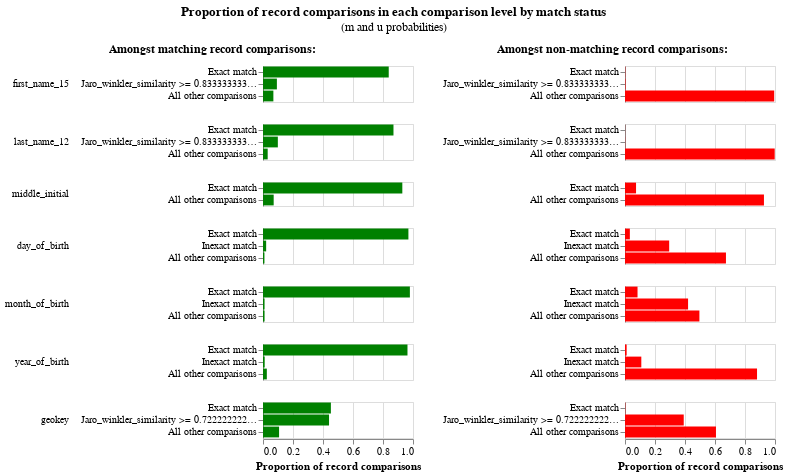

Notebook source saved alongside this figure:
### Code cell
linker.m_u_parameters_chart()

### Figure 1 — Vega-Lite specification as saved in the notebook (floating-point values rounded to 4 significant figures)
{"config": {"view": {"continuousWidth": 300, "continuousHeight": 300, "discreteHeight": 300, "discreteWidth": 400}, "header": {"title": null}, "title": {"anchor": "middle", "offset": 10}}, "hconcat": [{"mark": "bar", "encoding": {"color": {"value": "green"}, "row": {"field": "comparison_name", "header": {"labelAlign": "left", "labelAnchor": "middle", "labelAngle": 0}, "sort": {"field": "comparison_sort_order"}, "type": "nominal"}, "tooltip": [{"field": "m_probability_description", "title": "m probability description", "type": "nominal"}, {"field": "comparison_name", "title": "Comparison column name", "type": "nominal"}, {"field": "label_for_charts", "title": "Label", "type": "ordinal"}, {"field": "sql_condition", "title": "SQL condition", "type": "nominal"}, {"field": "m_probability", "format": ".4p", "title": "m probability", "type": "quantitative"}, {"field": "u_probability", "format": ".4p", "title": "u probability", "type": "quantitative"}, {"field": "bayes_factor", "format": ",.4f", "title": "Bayes factor = m/u", "type": "quantitative"}, {"field": "log2_bayes_factor", "format": ",.4f", "title": "Match weight = log2(m/u)", "type": "quantitative"}], "x": {"axis": {"title": "Proportion of record comparisons"}, "field": "m_probability", "type": "quantitative"}, "y": {"axis": {"title": null}, "field": "label_for_charts", "sort": {"field": "comparison_vector_value", "order": "descending"}, "type": "nominal"}}, "height": {"step": 12}, "resolve": {"scale": {"y": "independent"}}, "title": {"text": "Amongst matching record comparisons:", "fontSize": 12, "fontWeight": "bold"}, "transform": [{"filter": "(datum.bayes_factor != 'no-op filter due to vega lite issue 4680')"}], "width": 150}, {"mark": "bar", "encoding": {"color": {"value": "red"}, "row": {"field": "comparison_name", "header": {"labels": false}, "sort": {"field": "comparison_sort_order"}, "type": "nominal"}, "tooltip": [{"field": "u_probability_description", "title": "u probability description", "type": "nominal"}, {"field": "comparison_name", "title": "Comparison column name", "type": "nominal"}, {"field": "label_for_charts", "title": "Label", "type": "ordinal"}, {"field": "sql_condition", "title": "SQL condition", "type": "nominal"}, {"field": "m_probability", "format": ".4p", "title": "m probability", "type": "quantitative"}, {"field": "u_probability", "format": ".4p", "title": "u probability", "type": "quantitative"}, {"field": "bayes_factor", "format": ",.4f", "title": "Bayes factor = m/u", "type": "quantitative"}, {"field": "log2_bayes_factor", "format": ",.4f", "title": "Match weight = log2(m/u)", "type": "quantitative"}], "x": {"axis": {"title": "Proportion of record comparisons"}, "field": "u_probability", "type": "quantitative"}, "y": {"axis": {"title": null}, "field": "label_for_charts", "sort": {"field": "comparison_vector_value", "order": "descending"}, "type": "nominal"}}, "height": {"step": 12}, "resolve": {"scale": {"y": "independent"}}, "title": {"text": "Amongst non-matching record comparisons:", "fontSize": 12, "fontWeight": "bold"}, "transform": [{"filter": "(datum.bayes_factor != 'no-op filter2 due to vega lite issue 4680')"}], "width": 150}], "data": {"name": "data-3d969497b8addf24c19e11d1f8c5d297"}, "title": {"text": "Proportion of record comparisons in each comparison level by match status", "subtitle": "(m and u probabilities)"}, "$schema": "https://vega.github.io/schema/vega-lite/v5.9.3.json", "datasets": {"data-3d969497b8addf24c19e11d1f8c5d297": [{"comparison_name": "first_name_15", "sql_condition": "\"first_name_15_l\" = \"first_name_15_r\"", "label_for_charts": "Exact match", "m_probability": 0.8383, "u_probability": 0.001924, "m_probability_description": "Amongst matching record comparisons, 83.83% of records are in the exact match comparison level", "u_probability_description": "Amongst non-matching record comparisons, 0.19% of records are in the exact match comparison level", "has_tf_adjustments": false, "tf_adjustment_column": null, "tf_adjustment_weight": 1.0, "is_null_level": false, "bayes_factor": 435.8, "log2_bayes_factor": 8.767, "comparison_vector_value": 2, "max_comparison_vector_value": 2, "bayes_factor_description": "If comparison level is `exact match` then comparison is 435.77 times more likely to be a match", "probability_two_random_records_match": 1.412e-05, "comparison_sort_order": 0}, {"comparison_name": "first_name_15", "sql_condition": "jaro_winkler_similarity(\"first_name_15_l\", \"first_name_15_r\") >= 0.8333333333333334", "label_for_charts": "Jaro_winkler_similarity >= 0.8333333333333334", "m_probability": 0.09258, "u_probability": 0.003391, "m_probability_description": "Amongst matching record comparisons, 9.26% of records are in the jaro_winkler_similarity >= 0.8333333333333334 comparison level", "u_probability_description": "Amongst non-matching record comparisons, 0.34% of records are in the jaro_winkler_similarity >= 0.8333333333333334 comparison level", "has_tf_adjustments": false, "tf_adjustment_column": null, "tf_adjustment_weight": 1.0, "is_null_level": false, "bayes_factor": 27.3, "log2_bayes_factor": 4.771, "comparison_vector_value": 1, "max_comparison_vector_value": 2, "bayes_factor_description": "If comparison level is `jaro_winkler_similarity >= 0.8333333333333334` then comparison is 27.30 times more likely to be a match", "probability_two_random_records_match": 1.412e-05, "comparison_sort_order": 0}, {"comparison_name": "first_name_15", "sql_condition": "ELSE", "label_for_charts": "All other comparisons", "m_probability": 0.06916, "u_probability": 0.9947, "m_probability_description": "Amongst matching record comparisons, 6.92% of records are in the all other comparisons comparison level", "u_probability_description": "Amongst non-matching record comparisons, 99.47% of records are in the all other comparisons comparison level", "has_tf_adjustments": false, "tf_adjustment_column": null, "tf_adjustment_weight": 1.0, "is_null_level": false, "bayes_factor": 0.06953, "log2_bayes_factor": -3.846, "comparison_vector_value": 0, "max_comparison_vector_value": 2, "bayes_factor_description": "If comparison level is `all other comparisons` then comparison is  14.38 times less likely to be a match", "probability_two_random_records_match": 1.412e-05, "comparison_sort_order": 0}, {"comparison_name": "last_name_12", "sql_condition": "\"last_name_12_l\" = \"last_name_12_r\"", "label_for_charts": "Exact match", "m_probability": 0.8698, "u_probability": 0.0006771, "m_probability_description": "Amongst matching record comparisons, 86.98% of records are in the exact match comparison level", "u_probability_description": "Amongst non-matching record comparisons, 0.07% of records are in the exact match comparison level", "has_tf_adjustments": false, "tf_adjustment_column": null, "tf_adjustment_weight": 1.0, "is_null_level": false, "bayes_factor": 1285.0, "log2_bayes_factor": 10.33, "comparison_vector_value": 2, "max_comparison_vector_value": 2, "bayes_factor_description": "If comparison level is `exact match` then comparison is 1,284.71 times more likely to be a match", "probability_two_random_records_match": 1.412e-05, "comparison_sort_order": 1}, {"comparison_name": "last_name_12", "sql_condition": "jaro_winkler_similarity(\"last_name_12_l\", \"last_name_12_r\") >= 0.8333333333333334", "label_for_charts": "Jaro_winkler_similarity >= 0.8333333333333334", "m_probability": 0.09896, "u_probability": 0.001321, "m_probability_description": "Amongst matching record comparisons, 9.90% of records are in the jaro_winkler_similarity >= 0.8333333333333334 comparison level", "u_probability_description": "Amongst non-matching record comparisons, 0.13% of records are in the jaro_winkler_similarity >= 0.8333333333333334 comparison level", "has_tf_adjustments": false, "tf_adjustment_column": null, "tf_adjustment_weight": 1.0, "is_null_level": false, "bayes_factor": 74.92, "log2_bayes_factor": 6.227, "comparison_vector_value": 1, "max_comparison_vector_value": 2, "bayes_factor_description": "If comparison level is `jaro_winkler_similarity >= 0.8333333333333334` then comparison is 74.92 times more likely to be a match", "probability_two_random_records_match": 1.412e-05, "comparison_sort_order": 1}, {"comparison_name": "last_name_12", "sql_condition": "ELSE", "label_for_charts": "All other comparisons", "m_probability": 0.03122, "u_probability": 0.998, "m_probability_description": "Amongst matching record comparisons, 3.12% of records are in the all other comparisons comparison level", "u_probability_description": "Amongst non-matching record comparisons, 99.80% of records are in the all other comparisons comparison level", "has_tf_adjustments": false, "tf_adjustment_column": null, "tf_adjustment_weight": 1.0, "is_null_level": false, "bayes_factor": 0.03129, "log2_bayes_factor": -4.998, "comparison_vector_value": 0, "max_comparison_vector_value": 2, "bayes_factor_description": "If comparison level is `all other comparisons` then comparison is  31.96 times less likely to be a match", "probability_two_random_records_match": 1.412e-05, "comparison_sort_order": 1}, {"comparison_name": "middle_initial", "sql_condition": "\"middle_initial_l\" = \"middle_initial_r\"", "label_for_charts": "Exact match", "m_probability": 0.9288, "u_probability": 0.07363, "m_probability_description": "Amongst matching record comparisons, 92.88% of records are in the exact match comparison level", "u_probability_description": "Amongst non-matching record comparisons, 7.36% of records are in the exact match comparison level", "has_tf_adjustments": false, "tf_adjustment_column": null, "tf_adjustment_weight": 1.0, "is_null_level": false, "bayes_factor": 12.62, "log2_bayes_factor": 3.657, "comparison_vector_value": 1, "max_comparison_vector_value": 1, "bayes_factor_description": "If comparison level is `exact match` then comparison is 12.62 times more likely to be a match", "probability_two_random_records_match": 1.412e-05, "comparison_sort_order": 2}, {"comparison_name": "middle_initial", "sql_condition": "ELSE", "label_for_charts": "All other comparisons", "m_probability": 0.07116, "u_probability": 0.9264, "m_probability_description": "Amongst matching record comparisons, 7.12% of records are in the all other comparisons comparison level", "u_probability_description": "Amongst non-matching record comparisons, 92.64% of records are in the all other comparisons comparison level", "has_tf_adjustments": false, "tf_adjustment_column": null, "tf_adjustment_weight": 1.0, "is_null_level": false, "bayes_factor": 0.07682, "log2_bayes_factor": -3.702, "comparison_vector_value": 0, "max_comparison_vector_value": 1, "bayes_factor_description": "If comparison level is `all other comparisons` then comparison is  13.02 times less likely to be a match", "probability_two_random_records_match": 1.412e-05, "comparison_sort_order": 2}, {"comparison_name": "day_of_birth", "sql_condition": "\"day_of_birth_l\" = \"day_of_birth_r\"", "label_for_charts": "Exact match", "m_probability": 0.9694, "u_probability": 0.03238, "m_probability_description": "Amongst matching record comparisons, 96.94% of records are in the exact match comparison level", "u_probability_description": "Amongst non-matching record comparisons, 3.24% of records are in the exact match comparison level", "has_tf_adjustments": false, "tf_adjustment_column": null, "tf_adjustment_weight": 1.0, "is_null_level": false, "bayes_factor": 29.93, "log2_bayes_factor": 4.904, "comparison_vector_value": 2, "max_comparison_vector_value": 2, "bayes_factor_description": "If comparison level is `exact match` then comparison is 29.93 times more likely to be a match", "probability_two_random_records_match": 1.412e-05, "comparison_sort_order": 3}, {"comparison_name": "day_of_birth", "sql_condition": "abs(day_of_birth_l - day_of_birth_r) <= 5", "label_for_charts": "Inexact match", "m_probability": 0.02104, "u_probability": 0.2945, "m_probability_description": "Amongst matching record comparisons, 2.10% of records are in the inexact match comparison level", "u_probability_description": "Amongst non-matching record comparisons, 29.45% of records are in the inexact match comparison level", "has_tf_adjustments": false, "tf_adjustment_column": null, "tf_adjustment_weight": 1.0, "is_null_level": false, "bayes_factor": 0.07144, "log2_bayes_factor": -3.807, "comparison_vector_value": 1, "max_comparison_vector_value": 2, "bayes_factor_description": "If comparison level is `inexact match` then comparison is  14.00 times less likely to be a match", "probability_two_random_records_match": 1.412e-05, "comparison_sort_order": 3}, {"comparison_name": "day_of_birth", "sql_condition": "ELSE", "label_for_charts": "All other comparisons", "m_probability": 0.00956, "u_probability": 0.6731, "m_probability_description": "Amongst matching record comparisons, 0.96% of records are in the all other comparisons comparison level", "u_probability_description": "Amongst non-matching record comparisons, 67.31% of records are in the all other comparisons comparison level", "has_tf_adjustments": false, "tf_adjustment_column": null, "tf_adjustment_weight": 1.0, "is_null_level": false, "bayes_factor": 0.0142, "log2_bayes_factor": -6.138, "comparison_vector_value": 0, "max_comparison_vector_value": 2, "bayes_factor_description": "If comparison level is `all other comparisons` then comparison is  70.40 times less likely to be a match", "probability_two_random_records_match": 1.412e-05, "comparison_sort_order": 3}, {"comparison_name": "month_of_birth", "sql_condition": "\"month_of_birth_l\" = \"month_of_birth_r\"", "label_for_charts": "Exact match", "m_probability": 0.9792, "u_probability": 0.08353, "m_probability_description": "Amongst matching record comparisons, 97.92% of records are in the exact match comparison level", "u_probability_description": "Amongst non-matching record comparisons, 8.35% of records are in the exact match comparison level", "has_tf_adjustments": false, "tf_adjustment_column": null, "tf_adjustment_weight": 1.0, "is_null_level": false, "bayes_factor": 11.72, "log2_bayes_factor": 3.551, "comparison_vector_value": 2, "max_comparison_vector_value": 2, "bayes_factor_description": "If comparison level is `exact match` then comparison is 11.72 times more likely to be a match", "probability_two_random_records_match": 1.412e-05, "comparison_sort_order": 4}, {"comparison_name": "month_of_birth", "sql_condition": "abs(month_of_birth_l - month_of_birth_r) <= 3", "label_for_charts": "Inexact match", "m_probability": 0.0104, "u_probability": 0.4205, "m_probability_description": "Amongst matching record comparisons, 1.04% of records are in the inexact match comparison level", "u_probability_description": "Amongst non-matching record comparisons, 42.05% of records are in the inexact match comparison level", "has_tf_adjustments": false, "tf_adjustment_column": null, "tf_adjustment_weight": 1.0, "is_null_level": false, "bayes_factor": 0.02473, "log2_bayes_factor": -5.338, "comparison_vector_value": 1, "max_comparison_vector_value": 2, "bayes_factor_description": "If comparison level is `inexact match` then comparison is  40.44 times less likely to be a match", "probability_two_random_records_match": 1.412e-05, "comparison_sort_order": 4}, {"comparison_name": "month_of_birth", "sql_condition": "ELSE", "label_for_charts": "All other comparisons", "m_probability": 0.0104, "u_probability": 0.496, "m_probability_description": "Amongst matching record comparisons, 1.04% of records are in the all other comparisons comparison level", "u_probability_description": "Amongst non-matching record comparisons, 49.60% of records are in the all other comparisons comparison level", "has_tf_adjustments": false, "tf_adjustment_column": null, "tf_adjustment_weight": 1.0, "is_null_level": false, "bayes_factor": 0.02098, "log2_bayes_factor": -5.575, "comparison_vector_value": 0, "max_comparison_vector_value": 2, "bayes_factor_description": "If comparison level is `all other comparisons` then comparison is  47.68 times less likely to be a match", "probability_two_random_records_match": 1.412e-05, "comparison_sort_order": 4}, {"comparison_name": "year_of_birth", "sql_condition": "\"year_of_birth_l\" = \"year_of_birth_r\"", "label_for_charts": "Exact match", "m_probability": 0.9632, "u_probability": 0.01101, "m_probability_description": "Amongst matching record comparisons, 96.32% of records are in the exact match comparison level", "u_probability_description": "Amongst non-matching record comparisons, 1.10% of records are in the exact match comparison level", "has_tf_adjustments": false, "tf_adjustment_column": null, "tf_adjustment_weight": 1.0, "is_null_level": false, "bayes_factor": 87.48, "log2_bayes_factor": 6.451, "comparison_vector_value": 2, "max_comparison_vector_value": 2, "bayes_factor_description": "If comparison level is `exact match` then comparison is 87.48 times more likely to be a match", "probability_two_random_records_match": 1.412e-05, "comparison_sort_order": 5}, {"comparison_name": "year_of_birth", "sql_condition": "abs(year_of_birth_l - year_of_birth_r) <= 5", "label_for_charts": "Inexact match", "m_probability": 0.01125, "u_probability": 0.1088, "m_probability_description": "Amongst matching record comparisons, 1.13% of records are in the inexact match comparison level", "u_probability_description": "Amongst non-matching record comparisons, 10.88% of records are in the inexact match comparison level", "has_tf_adjustments": false, "tf_adjustment_column": null, "tf_adjustment_weight": 1.0, "is_null_level": false, "bayes_factor": 0.1035, "log2_bayes_factor": -3.273, "comparison_vector_value": 1, "max_comparison_vector_value": 2, "bayes_factor_description": "If comparison level is `inexact match` then comparison is  9.66 times less likely to be a match", "probability_two_random_records_match": 1.412e-05, "comparison_sort_order": 5}, {"comparison_name": "year_of_birth", "sql_condition": "ELSE", "label_for_charts": "All other comparisons", "m_probability": 0.02553, "u_probability": 0.8802, "m_probability_description": "Amongst matching record comparisons, 2.55% of records are in the all other comparisons comparison level", "u_probability_description": "Amongst non-matching record comparisons, 88.02% of records are in the all other comparisons comparison level", "has_tf_adjustments": false, "tf_adjustment_column": null, "tf_adjustment_weight": 1.0, "is_null_level": false, "bayes_factor": 0.029, "log2_bayes_factor": -5.108, "comparison_vector_value": 0, "max_comparison_vector_value": 2, "bayes_factor_description": "If comparison level is `all other comparisons` then comparison is  34.48 times less likely to be a match", "probability_two_random_records_match": 1.412e-05, "comparison_sort_order": 5}, {"comparison_name": "geokey", "sql_condition": "\"geokey_l\" = \"geokey_r\"", "label_for_charts": "Exact match", "m_probability": 0.4526, "u_probability": 0.001962, "m_probability_description": "Amongst matching record comparisons, 45.26% of records are in the exact match comparison level", "u_probability_description": "Amongst non-matching record comparisons, 0.20% of records are in the exact match comparison level", "has_tf_adjustments": false, "tf_adjustment_column": null, "tf_adjustment_weight": 1.0, "is_null_level": false, "bayes_factor": 230.7, "log2_bayes_factor": 7.85, "comparison_vector_value": 2, "max_comparison_vector_value": 2, "bayes_factor_description": "If comparison level is `exact match` then comparison is 230.72 times more likely to be a match", "probability_two_random_records_match": 1.412e-05, "comparison_sort_order": 6}, {"comparison_name": "geokey", "sql_condition": "jaro_winkler_similarity(\"geokey_l\", \"geokey_r\") >= 0.7222222222222222", "label_for_charts": "Jaro_winkler_similarity >= 0.7222222222222222", "m_probability": 0.4403, "u_probability": 0.3916, "m_probability_description": "Amongst matching record comparisons, 44.03% of records are in the jaro_winkler_similarity >= 0.7222222222222222 comparison level", "u_probability_description": "Amongst non-matching record comparisons, 39.16% of records are in the jaro_winkler_similarity >= 0.7222222222222222 comparison level", "has_tf_adjustments": false, "tf_adjustment_column": null, "tf_adjustment_weight": 1.0, "is_null_level": false, "bayes_factor": 1.124, "log2_bayes_factor": 0.1691, "comparison_vector_value": 1, "max_comparison_vector_value": 2, "bayes_factor_description": "If comparison level is `jaro_winkler_similarity >= 0.7222222222222222` then comparison is 1.12 times more likely to be a match", "probability_two_random_records_match": 1.412e-05, "comparison_sort_order": 6}, {"comparison_name": "geokey", "sql_condition": "ELSE", "label_for_charts": "All other comparisons", "m_probability": 0.1071, "u_probability": 0.6065, "m_probability_description": "Amongst matching record comparisons, 10.71% of records are in the all other comparisons comparison level", "u_probability_description": "Amongst non-matching record comparisons, 60.65% of records are in the all other comparisons comparison level", "has_tf_adjustments": false, "tf_adjustment_column": null, "tf_adjustment_weight": 1.0, "is_null_level": false, "bayes_factor": 0.1766, "log2_bayes_factor": -2.501, "comparison_vector_value": 0, "max_comparison_vector_value": 2, "bayes_factor_description": "If comparison level is `all other comparisons` then comparison is  5.66 times less likely to be a match", "probability_two_random_records_match": 1.412e-05, "comparison_sort_order": 6}]}}
